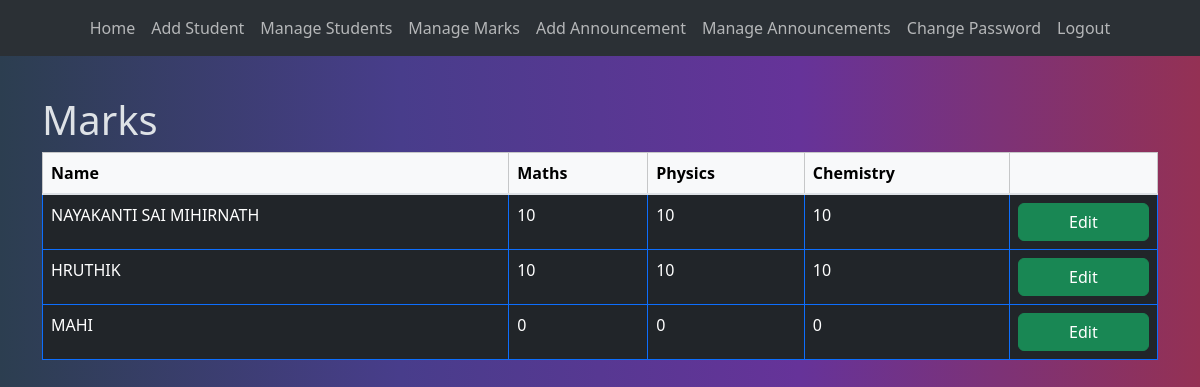
Page /mainApp/adminHome/manageMarks (signed in) on the earlier database version.
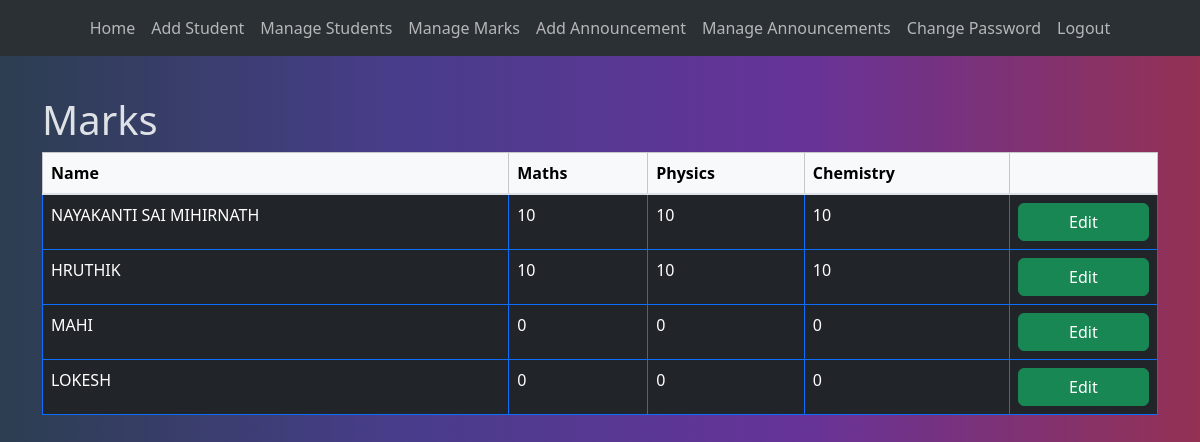
Same page on the later database version.
### mainApp/models.py (models this page shows, shortened)
class Marks(models.Model):
    id=models.AutoField(primary_key=True)
    student = models.ForeignKey(Student, on_delete=models.CASCADE)
    marks1 = models.IntegerField()
    marks2 = models.IntegerField()
    marks3 = models.IntegerField()

class Student(models.Model):
    id=models.AutoField(primary_key=True)
    name = models.CharField(max_length=100)
    email = models.EmailField()
    password = models.CharField(max_length=100)
    phone = models.CharField(max_length=100)
    address = models.TextField()

### mainApp/views.py (the view)
# urls.py: path('adminHome/manageMarks',views.manageMarks,name='manageMarks'),
def manageMarks(request):
    if request.session.has_key('adminEmail'):
        marks = Marks.objects.all()
        return render(request, 'mainApp/manageMarks.html',{'marks':marks})
    else:
        return redirect('login')

### templates/mainApp/manageMarks.html
{% extends "mainApp/base.html" %} {% block content %}
<h1>Marks</h1>
<div class="table-responsive">
    <table class="table table-bordered border-primary">
        <thead class="table-light">
            <tr>
                <th>Name</th>
                <th>Maths</th>
                <th>Physics</th>
                <th>Chemistry</th>
                <th></th>
            </tr>
        </thead>
        <tbody class="table-group-divider">
            {% for m in marks %}
            <tr>
                <td>{{m.student.name}}</td>
                <td>{{m.marks1}}</td>
                <td>{{m.marks2}}</td>
                <td>{{m.marks3}}</td>
                <td>
                    <center>
                        <a
                            class="btn btn-success w-100 h-100"
                            href="manageMarks/update/{{m.id}}"
                        >
                            Edit
                        </a>
                    </center>
                </td>
            </tr>
            {% endfor %}
        </tbody>
    </table>
</div>
{% endblock %}

Differences in the rows shown:
added Marks: student.name "LOKESH", marks1 "0", marks2 "0", marks3 "0"
